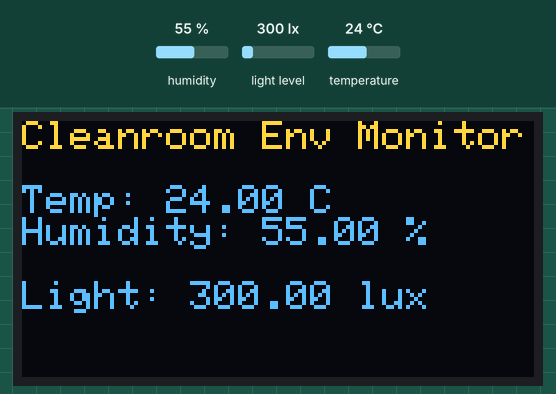
Bench run of a sketch on a simulated ESP32. On the bench: 128×64 one-colour display. The test bench sets the inputs (shaded band); at power-on: humidity 55 %, light level 300 lx, temperature 24 °C. The OLED is the two-colour kind (top 16 rows yellow); WiFi joins after 1.5 s; servers stay silent unless stated; uploads are accepted with an empty reply; what the sketch prints to the serial monitor is not drawn.

Above: at 5.6 s.
5.7 s: humidity set to 22 %
At 10.6 s:
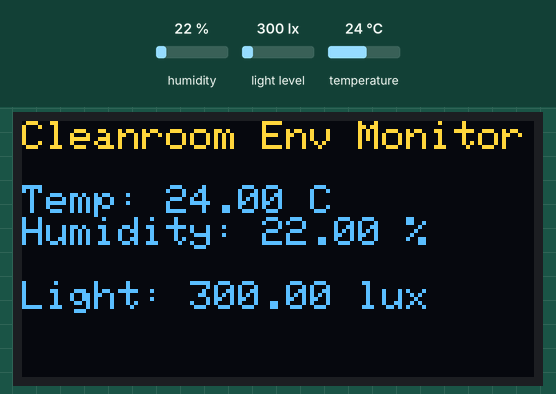
11.6 s: light level set to 40 lx
At 15.6 s:
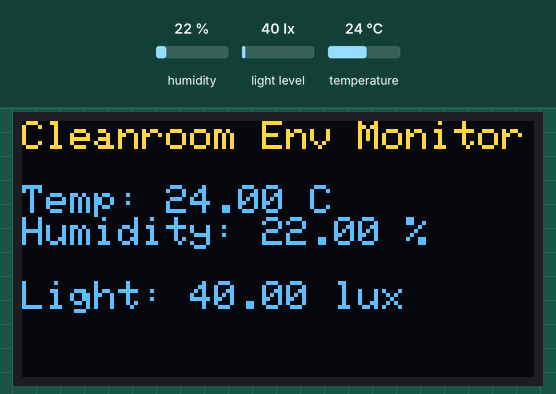
17.5 s: temperature set to 12 °C
At 20.6 s:
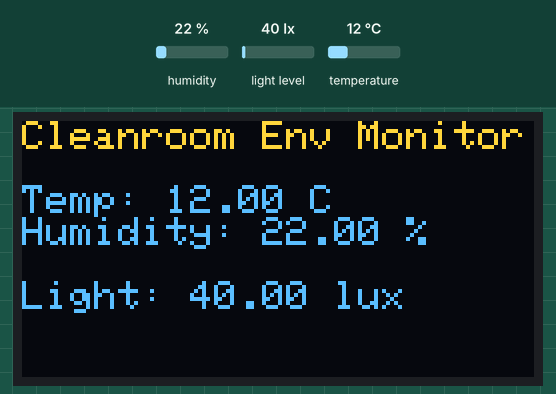
23.4 s: light level set to 500 lx
At 25.6 s:
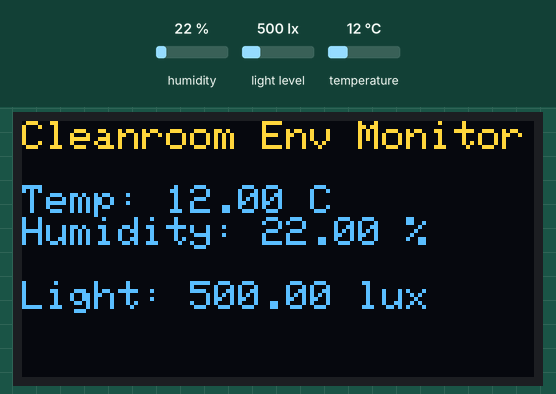
29.3 s: humidity set to 40 %
At 30.6 s:
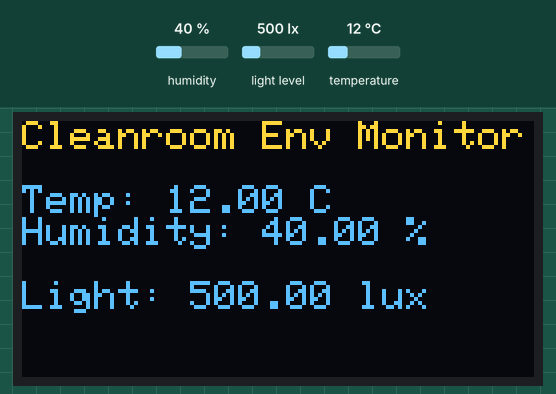
35.2 s: light level set to 1000 lx
At 40.7 s:
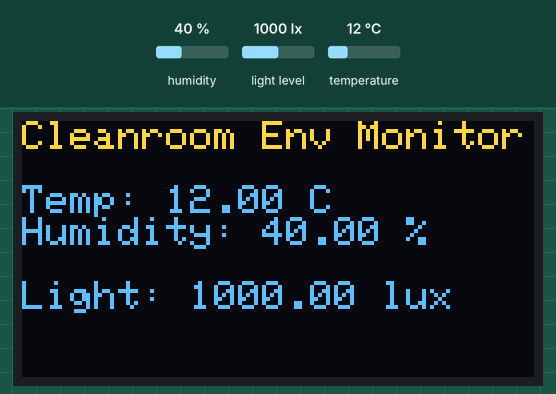
Timing chart, 0 to 42.2 s (numbered marks = the images above; inputs shaded):
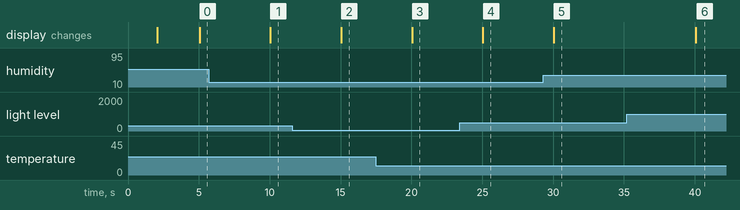

Measured:
- after the input at 5.7 s, the display: changes after 4.4 s (image 1)
- after the input at 11.6 s, the display: changes after 3.4 s (image 2)
- after the input at 17.5 s, the display: changes after 2.5 s (image 3)
- after the input at 23.4 s, the display: changes after 1.7 s (image 4)
- after the input at 29.3 s, the display: changes after 0.75 s (image 5)
- after the input at 35.2 s, the display: changes after 4.9 s (image 6)

The sketch:

ArduinoCode02.ino
```cpp
#include <WiFi.h>
#include <HTTPClient.h>
#include <Wire.h>
#include <Adafruit_GFX.h>
#include <Adafruit_SSD1306.h>
#include <Adafruit_Sensor.h>
#include <DHT.h>
#include <BH1750.h>

// WiFi 연결 정보
const char* ssid = "RiatechA2G";      // Wi-Fi 네트워크 이름
const char* password = "730124go";    // Wi-Fi 비밀번호

// InfluxDB 서버 정보
const char* serverName = "http://192.168.1.11:8086/write?db=db_clean";  // InfluxDB URL

// DHT11 설정
#define DHTPIN 4  // DHT11 데이터 핀이 연결된 GPIO 번호
#define DHTTYPE DHT11  // DHT22를 사용할 경우 DHT11 대신 DHT22로 변경
DHT dht(DHTPIN, DHTTYPE);

// OLED 디스플레이 설정
#define SCREEN_WIDTH 128
#define SCREEN_HEIGHT 64
#define OLED_RESET -1
Adafruit_SSD1306 display(SCREEN_WIDTH, SCREEN_HEIGHT, &Wire, OLED_RESET);

// BH1750 조도 센서 설정
BH1750 lightMeter;

unsigned long previousMillis = 0;  // 이전 시간 저장용
const long interval = 5000;        // 5초마다 갱신

void setup() {
  // Serial 통신 시작
  Serial.begin(115200);

  // WiFi 연결 설정
  connectToWiFi();

  // DHT 센서 시작
  dht.begin();

  // OLED 디스플레이 시작
  if (!display.begin(SSD1306_SWITCHCAPVCC, 0x3C)) {
    Serial.println(F("SSD1306 OLED 초기화 실패"));
    while (true);  // 초기화 실패 시 멈춤
  }

  display.clearDisplay();
  display.setTextSize(1);
  display.setTextColor(SSD1306_WHITE);
  display.setCursor(0, 0);
  display.println(F("Starting..."));
  display.display();

  // BH1750 조도 센서 시작
  if (!lightMeter.begin()) {
    Serial.println(F("BH1750 초기화 실패"));
    display.clearDisplay();
    display.setCursor(0, 0);
    display.println(F("BH1750 Init Fail"));
    display.display();
    while (true);  // 초기화 실패 시 멈춤
  }

  delay(2000);  // 시스템 안정화를 위한 대기 시간
}

// Wi-Fi 연결 함수
void connectToWiFi() {
  WiFi.begin(ssid, password);
  int attempt = 0;

  while (WiFi.status() != WL_CONNECTED && attempt < 10) {  // 10번까지만 연결 시도
    delay(1000);
    Serial.println("Connecting to WiFi...");
    attempt++;
  }

  if (WiFi.status() == WL_CONNECTED) {
    Serial.println("Connected to WiFi");
  } else {
    Serial.println("Failed to connect to WiFi");
    while (true);  // WiFi 연결 실패 시 멈춤
  }
}

// InfluxDB로 데이터 전송 함수
void sendToInfluxDB(float temperature, float humidity, float lux) {
  if (WiFi.status() == WL_CONNECTED) {  // WiFi 연결 확인
    HTTPClient http;

    // 라인 프로토콜 형식의 데이터 생성
    String postData = "environment,location=cleanroom ";
    postData += "temperature=" + String(temperature) + ",";
    postData += "humidity=" + String(humidity) + ",";
    postData += "light=" + String(lux);

    http.begin(serverName);  // InfluxDB 서버 주소 설정
    http.addHeader("Content-Type", "text/plain");  // HTTP 헤더 설정

    // HTTP POST 요청 비동기 처리 (바로 반환)
    int httpResponseCode = http.POST(postData);  // HTTP POST 요청 전송

    // HTTP 요청을 블로킹하지 않기 위해서 응답 처리는 필요시만 확인
    if (httpResponseCode > 0) {
      Serial.println(httpResponseCode);  // 응답 코드 출력
    } else {
      Serial.print("Error on sending POST: ");
      Serial.println(httpResponseCode);
    }

    http.end();  // HTTP 연결 종료
  } else {
    Serial.println("WiFi Disconnected");
  }
}

void loop() {
  // 현재 시간을 저장
  unsigned long currentMillis = millis();

  // 5초마다 갱신
  if (currentMillis - previousMillis >= interval) {
    previousMillis = currentMillis;  // 마지막 갱신 시간을 저장

    // DHT11 센서 데이터 읽기
    float temperature = dht.readTemperature();
    float humidity = dht.readHumidity();

    // BH1750 조도 센서 데이터 읽기
    float lux = lightMeter.readLightLevel();

    // OLED에 데이터 출력
    display.clearDisplay();  // OLED 화면 초기화

    display.setCursor(0, 0);
    display.println(F("Cleanroom Env Monitor"));

    // 온도와 습도 출력
    display.setCursor(0, 16);
    if (isnan(temperature) || isnan(humidity)) {
      display.println(F("DHT11: Error reading"));
    } else {
      display.print(F("Temp: "));
      display.print(temperature);
      display.println(F(" C"));

      display.print(F("Humidity: "));
      display.print(humidity);
      display.println(F(" %"));
    }

    // 조도 출력
    display.setCursor(0, 40);
    display.print(F("Light: "));
    display.print(lux);
    display.println(F(" lux"));

    // OLED 화면 업데이트
    display.display();

    // Serial 모니터에도 출력 (디버깅용)
    Serial.print("Temp: ");
    Serial.print(temperature);
    Serial.println(" *C");

    Serial.print("Humidity: ");
    Serial.print(humidity);
    Serial.println(" %");

    Serial.print("Light: ");
    Serial.print(lux);
    Serial.println(" lux");

    // InfluxDB에 데이터 전송 (OLED 갱신 후)
    sendToInfluxDB(temperature, humidity, lux);
  }
}
```
